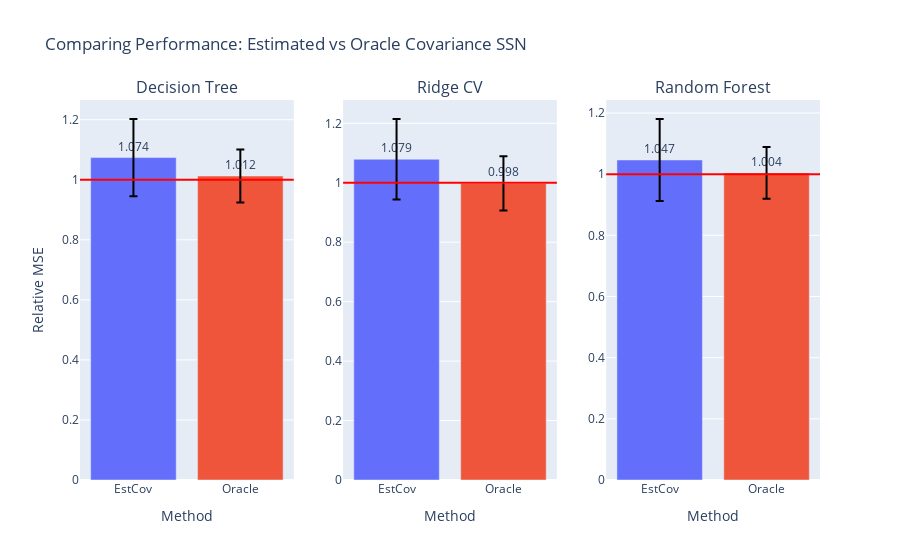

Notebook code cell kept with this figure:
### Code cell
fig = gen_model_barplots(
    comb_corr_errs, 
    model_names, 
    est_names, 
    title="Comparing Performance: Estimated vs Oracle Covariance SSN",
    err_bars=True,
    color_discrete_sequence=[px.colors.qualitative.Plotly[i] for i in [0,4]]
)
fig.show()

### Figure 1 — Plotly figure (JSON) as saved in the notebook; plotly's stock layout.template omitted (floating-point values rounded to 4 significant figures)
{"data": [{"error_y": {"array": [0.1285, 0.08804], "color": "black", "type": "data"}, "marker": {"color": ["#636EFA", "#EF553B", "#00CC96", "#AB63FA", "#FFA15A", "#19D3F3", "#FF6692", "#B6E880", "#FF97FF", "#FECB52"]}, "text": [1.074, 1.012], "textposition": "outside", "type": "bar", "x": ["EstCov", "Oracle"], "xaxis": "x", "y": [1.074, 1.012], "yaxis": "y"}, {"error_y": {"array": [0.1355, 0.09129], "color": "black", "type": "data"}, "marker": {"color": ["#636EFA", "#EF553B", "#00CC96", "#AB63FA", "#FFA15A", "#19D3F3", "#FF6692", "#B6E880", "#FF97FF", "#FECB52"]}, "text": [1.079, 0.998], "textposition": "outside", "type": "bar", "x": ["EstCov", "Oracle"], "xaxis": "x2", "y": [1.079, 0.9977], "yaxis": "y2"}, {"error_y": {"array": [0.134, 0.08437], "color": "black", "type": "data"}, "marker": {"color": ["#636EFA", "#EF553B", "#00CC96", "#AB63FA", "#FFA15A", "#19D3F3", "#FF6692", "#B6E880", "#FF97FF", "#FECB52"]}, "text": [1.047, 1.004], "textposition": "outside", "type": "bar", "x": ["EstCov", "Oracle"], "xaxis": "x3", "y": [1.047, 1.004], "yaxis": "y3"}], "layout": {"annotations": [{"font": {"size": 16}, "showarrow": false, "text": "Decision Tree", "x": 0.1444, "xanchor": "center", "xref": "paper", "y": 1, "yanchor": "bottom", "yref": "paper"}, {"font": {"size": 16}, "showarrow": false, "text": "Ridge CV", "x": 0.5, "xanchor": "center", "xref": "paper", "y": 1, "yanchor": "bottom", "yref": "paper"}, {"font": {"size": 16}, "showarrow": false, "text": "Random Forest", "x": 0.8556, "xanchor": "center", "xref": "paper", "y": 1, "yanchor": "bottom", "yref": "paper"}], "shapes": [{"line": {"color": "red"}, "type": "line", "x0": 0, "x1": 1, "xref": "x domain", "y0": 1, "y1": 1, "yref": "y"}, {"line": {"color": "red"}, "type": "line", "x0": 0, "x1": 1, "xref": "x2 domain", "y0": 1, "y1": 1, "yref": "y2"}, {"line": {"color": "red"}, "type": "line", "x0": 0, "x1": 1, "xref": "x3 domain", "y0": 1, "y1": 1, "yref": "y3"}], "showlegend": false, "title": {"text": "Comparing Performance: Estimated vs Oracle Covariance SSN"}, "xaxis": {"anchor": "y", "domain": [0, 0.2889], "title": {"text": "Method"}}, "xaxis2": {"anchor": "y2", "domain": [0.3556, 0.6444], "title": {"text": "Method"}}, "xaxis3": {"anchor": "y3", "domain": [0.7111, 1], "title": {"text": "Method"}}, "yaxis": {"anchor": "x", "domain": [0, 1], "title": {"text": "Relative MSE"}}, "yaxis2": {"anchor": "x2", "domain": [0, 1]}, "yaxis3": {"anchor": "x3", "domain": [0, 1]}}}
